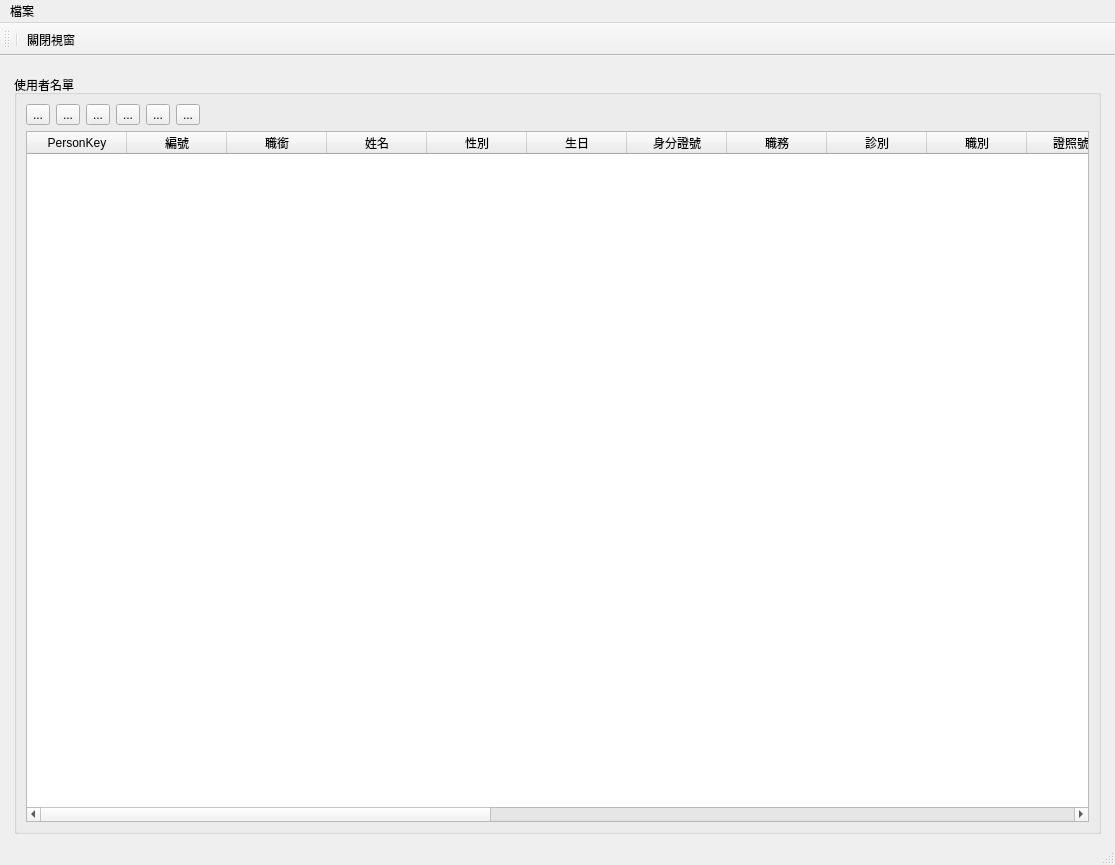
<?xml version="1.0" encoding="UTF-8"?>
<ui version="4.0">
 <class>UsersWindow</class>
 <widget class="QMainWindow" name="UsersWindow">
  <property name="geometry">
   <rect>
    <x>0</x>
    <y>0</y>
    <width>1115</width>
    <height>865</height>
   </rect>
  </property>
  <property name="windowTitle">
   <string>使用者管理</string>
  </property>
  <widget class="QWidget" name="centralwidget">
   <layout class="QVBoxLayout" name="verticalLayout_3">
    <item>
     <layout class="QVBoxLayout" name="verticalLayout_2">
      <property name="leftMargin">
       <number>5</number>
      </property>
      <property name="topMargin">
       <number>10</number>
      </property>
      <property name="rightMargin">
       <number>5</number>
      </property>
      <item>
       <widget class="QGroupBox" name="groupBox_2">
        <property name="title">
         <string>使用者名單</string>
        </property>
        <layout class="QVBoxLayout" name="verticalLayout">
         <item>
          <layout class="QHBoxLayout" name="horizontalLayout">
           <item>
            <widget class="QToolButton" name="toolButton_add_user">
             <property name="toolTip">
              <string>新增使用者</string>
             </property>
             <property name="text">
              <string>...</string>
             </property>
             <property name="icon">
              <iconset>
               <normaloff>../icons/add.svg</normaloff>../icons/add.svg</iconset>
             </property>
            </widget>
           </item>
           <item>
            <widget class="QToolButton" name="toolButton_remove_user">
             <property name="toolTip">
              <string>刪除使用者</string>
             </property>
             <property name="text">
              <string>...</string>
             </property>
             <property name="icon">
              <iconset>
               <normaloff>../icons/remove.svg</normaloff>../icons/remove.svg</iconset>
             </property>
            </widget>
           </item>
           <item>
            <widget class="QToolButton" name="toolButton_edit_user">
             <property name="toolTip">
              <string>編輯使用者</string>
             </property>
             <property name="text">
              <string>...</string>
             </property>
             <property name="icon">
              <iconset>
               <normaloff>../icons/stock_edit.svg</normaloff>../icons/stock_edit.svg</iconset>
             </property>
            </widget>
           </item>
           <item>
            <widget class="QToolButton" name="toolButton_show_all">
             <property name="toolTip">
              <string>顯示已離職名單</string>
             </property>
             <property name="text">
              <string>...</string>
             </property>
             <property name="icon">
              <iconset>
               <normaloff>../icons/dialog-information.png</normaloff>../icons/dialog-information.png</iconset>
             </property>
            </widget>
           </item>
           <item>
            <widget class="QToolButton" name="toolButton_permission">
             <property name="toolTip">
              <string>權限設定</string>
             </property>
             <property name="text">
              <string>...</string>
             </property>
             <property name="icon">
              <iconset>
               <normaloff>../icons/changes-prevent.png</normaloff>../icons/changes-prevent.png</iconset>
             </property>
            </widget>
           </item>
           <item>
            <widget class="QToolButton" name="toolButton_permission_duplicate">
             <property name="toolTip">
              <string>複製權限</string>
             </property>
             <property name="text">
              <string>...</string>
             </property>
             <property name="icon">
              <iconset>
               <normaloff>../icons/edit-copy.png</normaloff>../icons/edit-copy.png</iconset>
             </property>
            </widget>
           </item>
           <item>
            <spacer name="horizontalSpacer">
             <property name="orientation">
              <enum>Qt::Horizontal</enum>
             </property>
             <property name="sizeHint" stdset="0">
              <size>
               <width>40</width>
               <height>20</height>
              </size>
             </property>
            </spacer>
           </item>
          </layout>
         </item>
         <item>
          <widget class="QTableWidget" name="tableWidget_users">
           <property name="editTriggers">
            <set>QAbstractItemView::NoEditTriggers</set>
           </property>
           <property name="selectionMode">
            <enum>QAbstractItemView::SingleSelection</enum>
           </property>
           <property name="selectionBehavior">
            <enum>QAbstractItemView::SelectRows</enum>
           </property>
           <column>
            <property name="text">
             <string>PersonKey</string>
            </property>
           </column>
           <column>
            <property name="text">
             <string>編號</string>
            </property>
           </column>
           <column>
            <property name="text">
             <string>職銜</string>
            </property>
           </column>
           <column>
            <property name="text">
             <string>姓名</string>
            </property>
           </column>
           <column>
            <property name="text">
             <string>性別</string>
            </property>
           </column>
           <column>
            <property name="text">
             <string>生日</string>
            </property>
           </column>
           <column>
            <property name="text">
             <string>身分證號</string>
            </property>
           </column>
           <column>
            <property name="text">
             <string>職務</string>
            </property>
           </column>
           <column>
            <property name="text">
             <string>診別</string>
            </property>
           </column>
           <column>
            <property name="text">
             <string>職別</string>
            </property>
           </column>
           <column>
            <property name="text">
             <string>證照號碼</string>
            </property>
           </column>
           <column>
            <property name="text">
             <string>醫事人員卡號碼</string>
            </property>
           </column>
           <column>
            <property name="text">
             <string>登入密碼</string>
            </property>
           </column>
           <column>
            <property name="text">
             <string>聯絡電話</string>
            </property>
           </column>
           <column>
            <property name="text">
             <string>行動電話</string>
            </property>
           </column>
           <column>
            <property name="text">
             <string>聯絡地址</string>
            </property>
           </column>
           <column>
            <property name="text">
             <string>電子郵件</string>
            </property>
           </column>
           <column>
            <property name="text">
             <string>所屬單位</string>
            </property>
           </column>
           <column>
            <property name="text">
             <string>到職日期</string>
            </property>
           </column>
           <column>
            <property name="text">
             <string>離職日期</string>
            </property>
           </column>
           <column>
            <property name="text">
             <string>建檔日期</string>
            </property>
           </column>
           <column>
            <property name="text">
             <string>編輯模式</string>
            </property>
           </column>
           <column>
            <property name="text">
             <string>備註</string>
            </property>
           </column>
          </widget>
         </item>
        </layout>
       </widget>
      </item>
     </layout>
    </item>
   </layout>
  </widget>
  <widget class="QStatusBar" name="statusbar"/>
  <widget class="QToolBar" name="toolBar">
   <property name="windowTitle">
    <string>toolBar</string>
   </property>
   <property name="toolButtonStyle">
    <enum>Qt::ToolButtonTextUnderIcon</enum>
   </property>
   <attribute name="toolBarArea">
    <enum>TopToolBarArea</enum>
   </attribute>
   <attribute name="toolBarBreak">
    <bool>false</bool>
   </attribute>
   <addaction name="separator"/>
   <addaction name="action_close"/>
  </widget>
  <widget class="QMenuBar" name="menubar">
   <property name="geometry">
    <rect>
     <x>0</x>
     <y>0</y>
     <width>1115</width>
     <height>33</height>
    </rect>
   </property>
   <widget class="QMenu" name="menu">
    <property name="title">
     <string>檔案</string>
    </property>
   </widget>
   <addaction name="menu"/>
  </widget>
  <action name="action_close">
   <property name="icon">
    <iconset>
     <normaloff>../icons/application-exit.svg</normaloff>../icons/application-exit.svg</iconset>
   </property>
   <property name="text">
    <string>關閉視窗</string>
   </property>
  </action>
 </widget>
 <resources/>
 <connections/>
</ui>
